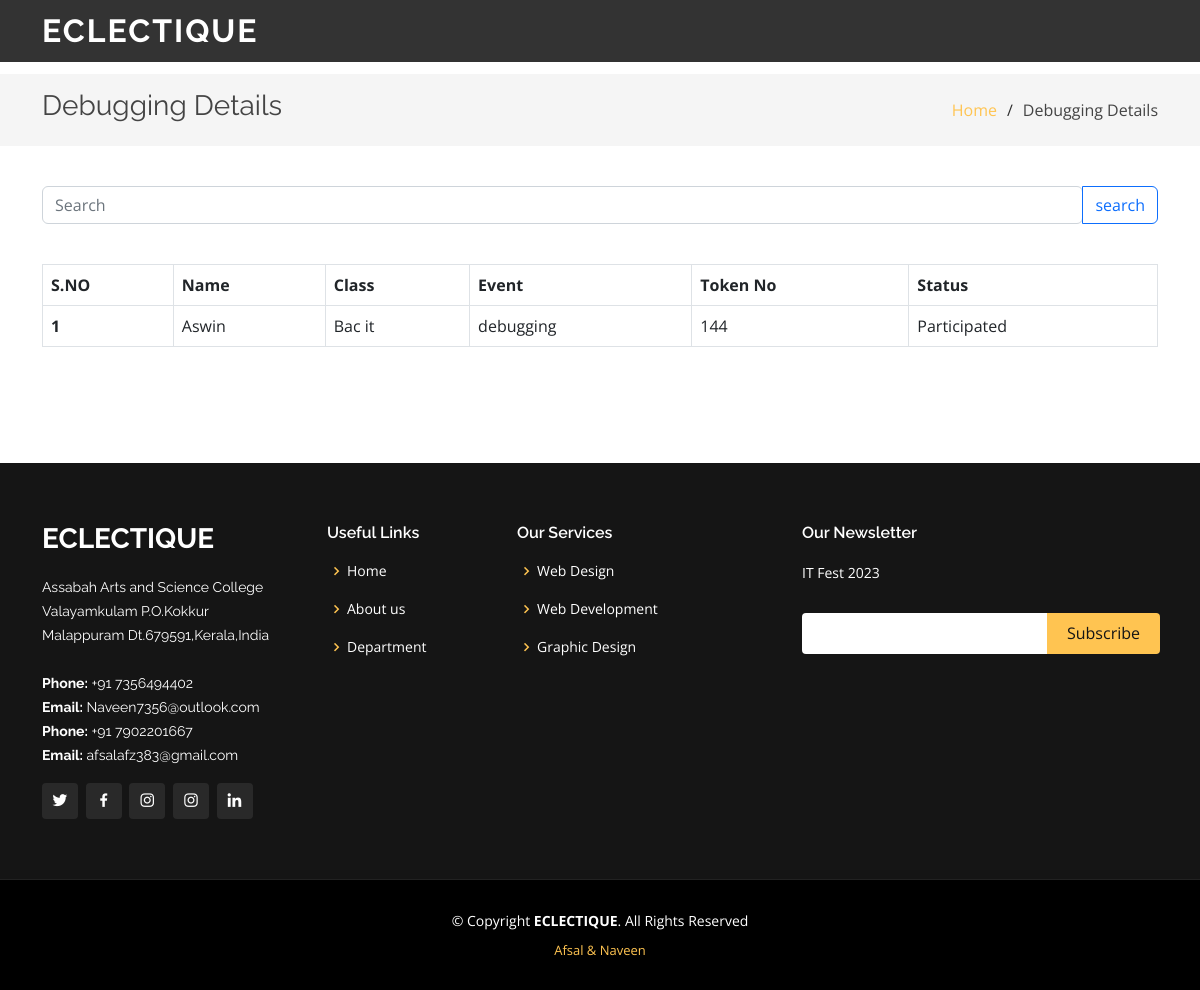
Page /deb_view on the committed database.
### tables this page shows
CREATE TABLE user(user_id INTEGER PRIMARY KEY AUTOINCREMENT, name TEXT, class TEXT, event TEXT, status TEXT);

### app.py (the view)
@app.route("/deb_view")
def deb_view():
    res = db.execute("SELECT * FROM user WHERE event = ? ORDER BY status DESC", "debugging")
    return render_template("admin/deb.html", data=res)

### templates/admin/deb.html (shortened to what this page needs)
<!DOCTYPE html>
<html lang="en">
<head>
  <link href="/static/assets/vendor/aos/aos.css" rel="stylesheet">
  <link href="/static/assets/vendor/bootstrap/css/bootstrap.min.css" rel="stylesheet">
  <link href="/static/assets/vendor/bootstrap-icons/bootstrap-icons.css" rel="stylesheet">
  <link href="/static/assets/vendor/boxicons/css/boxicons.min.css" rel="stylesheet">
  <link href="/static/assets/vendor/glightbox/css/glightbox.min.css" rel="stylesheet">
  <link href="/static/assets/vendor/remixicon/remixicon.css" rel="stylesheet">
  <link href="/static/assets/vendor/swiper/swiper-bundle.min.css" rel="stylesheet">
  <link href="/static/assets/css/style.css" rel="stylesheet">
</head>
<body>
  <body>
    <header id="header" class="fixed-top header-inner-pages">
      <div class="container d-flex align-items-center justify-content-lg-between">
        <h1 class="logo me-auto me-lg-0"><a href="/">ECLECTIQUE</a></h1>
      </div>
    </header>
    <main id="main">
      <section id="breadcrumbs" class="breadcrumbs">
        <div class="container">
          <div class="d-flex justify-content-between align-items-center">
            <h2>Debugging Details</h2>
            <ol>
              <li><a href="/">Home</a></li>
              <li>Debugging Details</li>
            </ol>
          </div>
        </div>
      </section>
      <section id="portfolio-details" class="portfolio-details">
        <div id="services" class="contact-area">
          <div class="contact-inner area-padding">
            <div class="container ">
              <div class="row">
                <div class="col-sm">
                <form method="post" action="deb_view_post">
                  <div class="input-group">
                    <input type="search" class="form-control rounded" name="name" placeholder="Search" aria-label="Search" aria-describedby="search-addon" />
                    <button type="submit" class="btn btn-outline-primary">search</button>
                  </div>
                  <p>&nbsp;</p>
                  <div class="table-responsive">
                  <table class="table table-bordered">
                    <tr>
                      <th>S.NO</th>
                      <th>Name</th>
                      <th>Class</th>
                      <th>Event</th>
                      <th>Token No</th>
                      <th>Status</th>
                    </tr>
                    {% for i in data %}
                    <tr>
                      <th>{{loop.index}}&nbsp;</th>
                      <td>{{i["name"]}}&nbsp;</td>
                      <td>{{i["class"]}}&nbsp;</td>
                      <td>{{i["event"]}}</td>
                      <td>{{i["user_id"]}}</td>
                      <td>
                        {% if i.status == 'pending' %}
                        <a href="/d_participate/{{ i['user_id'] }}"><input class="btn btn-info" type="button" value="Enter"></a>
                        {% else %}
                        Participated
                        {% endif %}
                      </td>
                    </tr>
                    {% endfor %}
                  </table>
                </div>
                  <p>&nbsp;</p>
                  </form>
                  </div>
              </div>
            </div>
      </div>
       </div>
      </section>
    </main>
    <footer id="footer">
      <div class="footer-top">
        <div class="container">
          <div class="row">
            <div class="col-lg-3 col-md-6">
              <div class="footer-info">
                <h3>ECLECTIQUE</h3>
                <p>
                  Assabah Arts and Science College <br>
                  Valayamkulam P.O.Kokkur<br>
                  Malappuram Dt.679591,Kerala,India<br><br>
                  <strong>Phone:</strong> +91 7356494402<br>
                  <strong>Email:</strong> Naveen7356@outlook.com<br>
          <strong>Phone:</strong> +91 7902201667<br>
                  <strong>Email:</strong> afsalafz383@gmail.com<br>
                </p>
                <div class="social-links mt-3">
                  <a href="https://twitter.com/i/flow/login" class="twitter"><i class="bx bxl-twitter"></i></a>
                  <a href="https://www.facebook.com/naveen.c.7796" class="facebook"><i class="bx bxl-facebook"></i></a>
                  <a href="https://instagram.com/naveen_.c?igshid=YmMyMTA2M2Y=" class="instagram"><i class="bx bxl-instagram"></i></a>
                  <a href="#" class="instagram"><i class="bx bxl-instagram"></i></a>
                  <a href="https://www.linkedin.com/login" class="linkedin"><i class="bx bxl-linkedin"></i></a>
                </div>
              </div>
            </div>
            <div class="col-lg-2 col-md-6 footer-links">
              <h4>Useful Links</h4>
              <ul>
                <li><i class="bx bx-chevron-right"></i> <a href="#home">Home</a></li>
                <li><i class="bx bx-chevron-right"></i> <a href="#about">About us</a></li>
                <li><i class="bx bx-chevron-right"></i> <a href="http://www.assabahasc.org/computer-science-and-application.html">Department</a></li>
              </ul>
            </div>
            <div class="col-lg-3 col-md-6 footer-links">
              <h4>Our Services</h4>
              <ul>
                <li><i class="bx bx-chevron-right"></i> <a href="#">Web Design</a></li>
                <li><i class="bx bx-chevron-right"></i> <a href="#">Web Development</a></li>
                <li><i class="bx bx-chevron-right"></i> <a href="#">Graphic Design</a></li>
              </ul>
            </div>
            <div class="col-lg-4 col-md-6 footer-newsletter">
              <h4>Our Newsletter</h4>
              <p>IT Fest 2023</p>
              <form>
                <input type="email" name="email"><input type="submit" value="Subscribe">
              </form>
            </div>
          </div>
        </div>
      </div>
      <div class="container">
        <div class="copyright">
          &copy; Copyright <strong><span>ECLECTIQUE</span></strong>. All Rights Reserved
        </div>
        <div class="credits">
          <a href="https://instagram.com/naveen_.c?igshid=YmMyMTA2M2Y=">Afsal  & Naveen</a>
        </div>
      </div>
    </footer>
  </body>
  </html>

### static/assets/css/style.css (style rules this page uses)
body { font-family: "Open Sans", sans-serif; color: #444444; }
a { color: #ffc451; text-decoration: none; }
h1, h2, h3, h4, h5, h6 { font-family: "Raleway", sans-serif; }
#header { transition: all 0.5s; z-index: 997; padding: 15px 0; }
#header.header-scrolled, #header.header-inner-pages { background: rgba(0, 0, 0, 0.8); }
#header .logo { font-size: 32px; margin: 0; padding: 0; line-height: 1; font-weight: 700; letter-spacing: 2px; text-transform: uppercase; }
#header .logo a { color: #fff; }
section { padding: 60px 0; overflow: hidden; }
.portfolio-details { padding-top: 40px; }
.breadcrumbs { padding: 15px 0; background: whitesmoke; min-height: 40px; margin-top: 74px; }
.breadcrumbs h2 { font-size: 28px; font-weight: 400; }
.breadcrumbs ol { display: flex; flex-wrap: wrap; list-style: none; padding: 0; margin: 0; }
.breadcrumbs ol li+li { padding-left: 10px; }
.breadcrumbs ol li+li::before { display: inline-block; padding-right: 10px; color: #2f2f2f; content: "/"; }
#footer { background: black; padding: 0 0 30px 0; color: #fff; font-size: 14px; }
#footer .footer-top { background: #151515; border-bottom: 1px solid #222222; padding: 60px 0 30px 0; }
#footer .footer-top .footer-info { margin-bottom: 30px; }
#footer .footer-top .footer-info h3 { font-size: 28px; margin: 0 0 20px 0; padding: 2px 0 2px 0; line-height: 1; font-weight: 700; text-transform: uppercase; }
#footer .footer-top .footer-info p { font-size: 14px; line-height: 24px; margin-bottom: 0; font-family: "Raleway", sans-serif; color: #fff; }
#footer .footer-top .social-links a { font-size: 18px; display: inline-block; background: #292929; color: #fff; line-height: 1; padding: 8px 0; margin-right: 4px; border-radius: 4px; text-align: center; width: 36px; height: 36px; transition: 0.3s; }
#footer .footer-top h4 { font-size: 16px; font-weight: 600; color: #fff; position: relative; padding-bottom: 12px; }
#footer .footer-top .footer-links { margin-bottom: 30px; }
#footer .footer-top .footer-links ul { list-style: none; padding: 0; margin: 0; }
#footer .footer-top .footer-links ul i { padding-right: 2px; color: #ffc451; font-size: 18px; line-height: 1; }
#footer .footer-top .footer-links ul li { padding: 10px 0; display: flex; align-items: center; }
#footer .footer-top .footer-links ul li:first-child { padding-top: 0; }
#footer .footer-top .footer-links ul a { color: #fff; transition: 0.3s; display: inline-block; line-height: 1; }
#footer .footer-top .footer-newsletter form { margin-top: 30px; background: #fff; padding: 6px 10px; position: relative; border-radius: 4px; }
#footer .footer-top .footer-newsletter form input[type=email] { border: 0; padding: 4px; width: calc(100% - 110px); }
#footer .footer-top .footer-newsletter form input[type=submit] { position: absolute; top: 0; right: -2px; bottom: 0; border: 0; background: none; font-size: 16px; padding: 0 20px; background: #ffc451; color: #151515; transition: 0.3s; border-radius: 0 4px 4px 0; }
#footer .copyright { text-align: center; padding-top: 30px; }
#footer .credits { padding-top: 10px; text-align: center; font-size: 13px; color: #fff; }

### rows in the picture
user: name "Aswin", class "Bac it", event "debugging", user_id "144", status "Participated"
